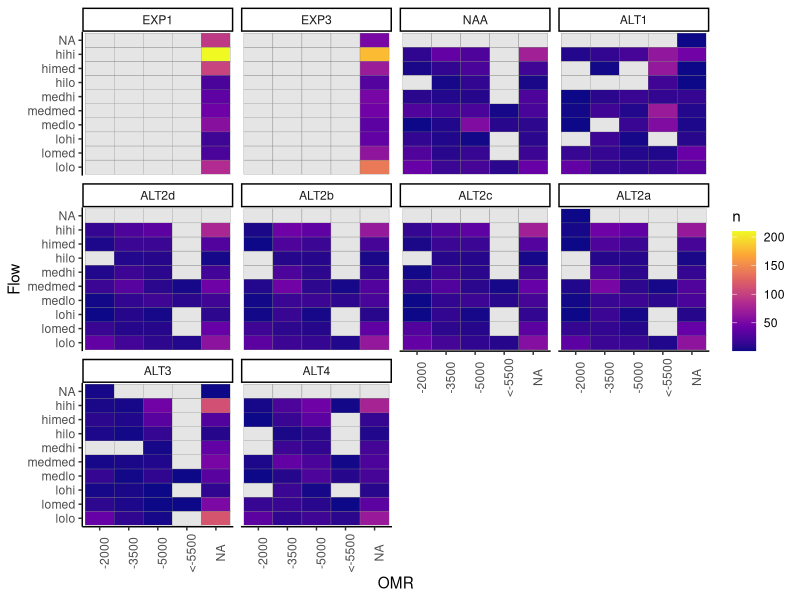
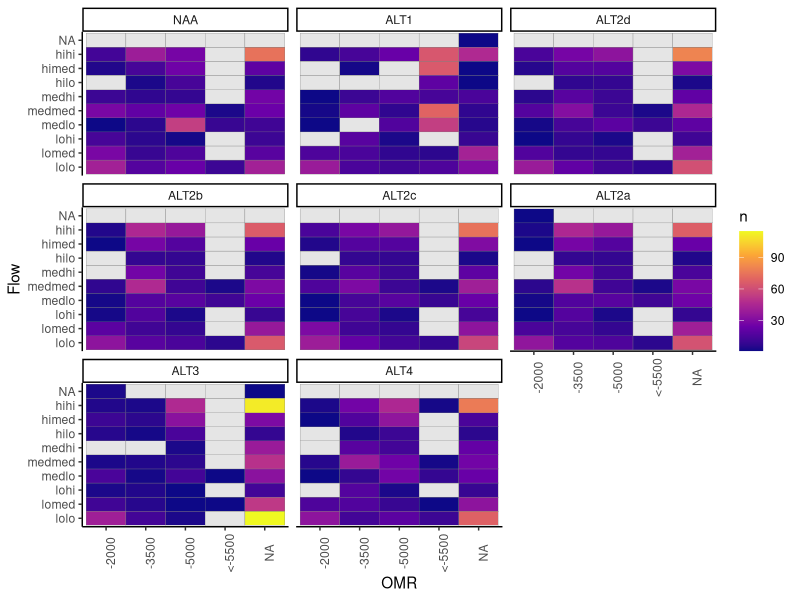
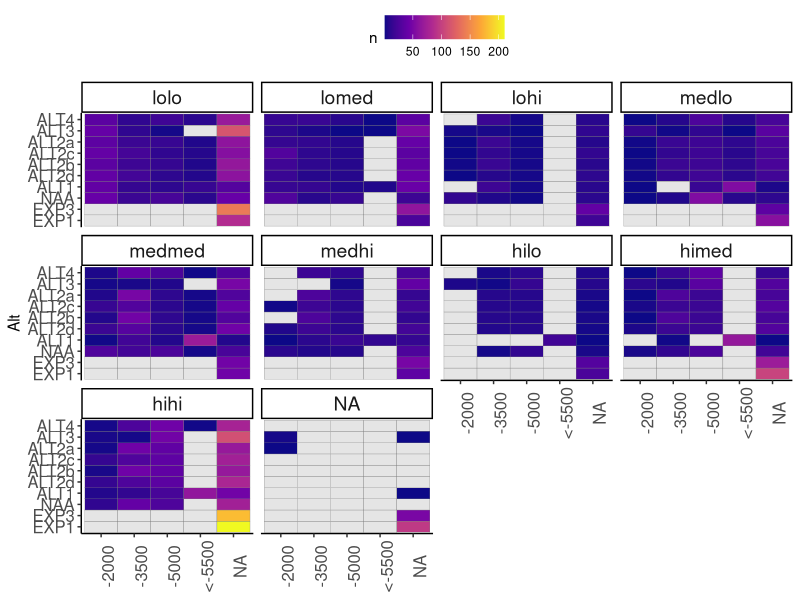
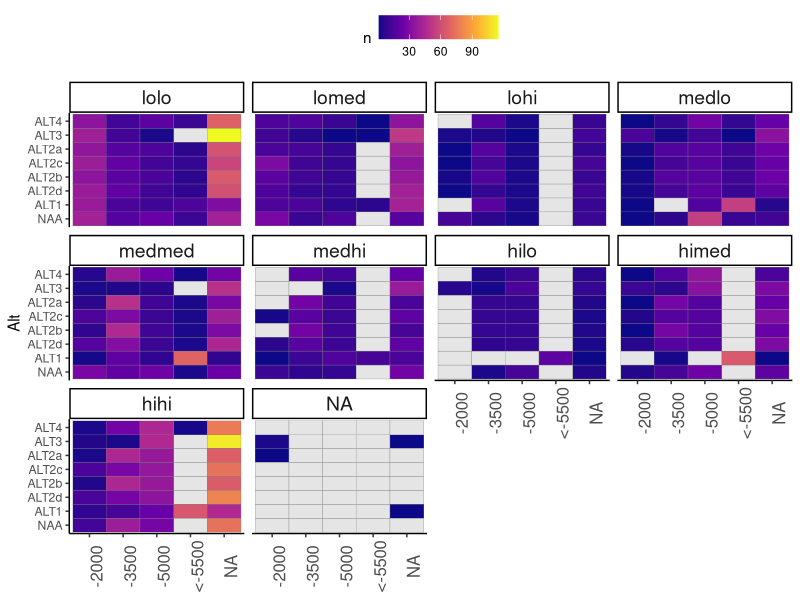
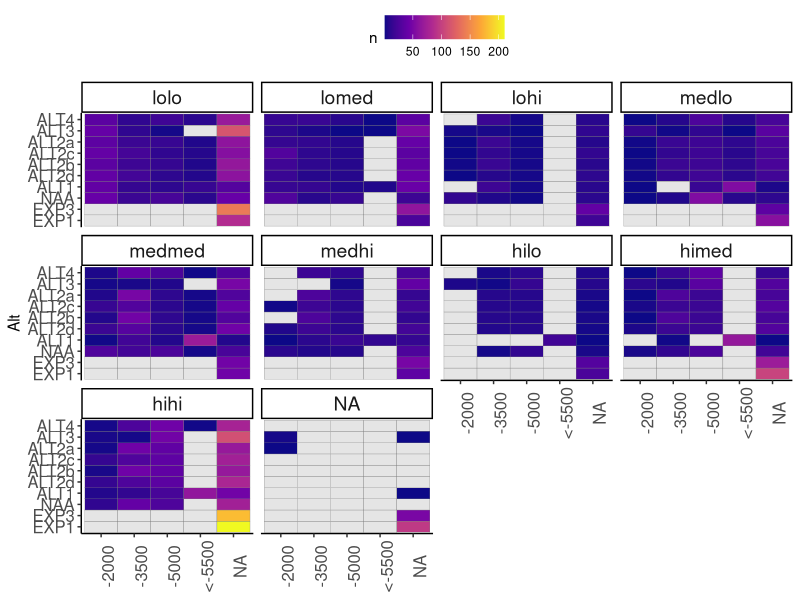
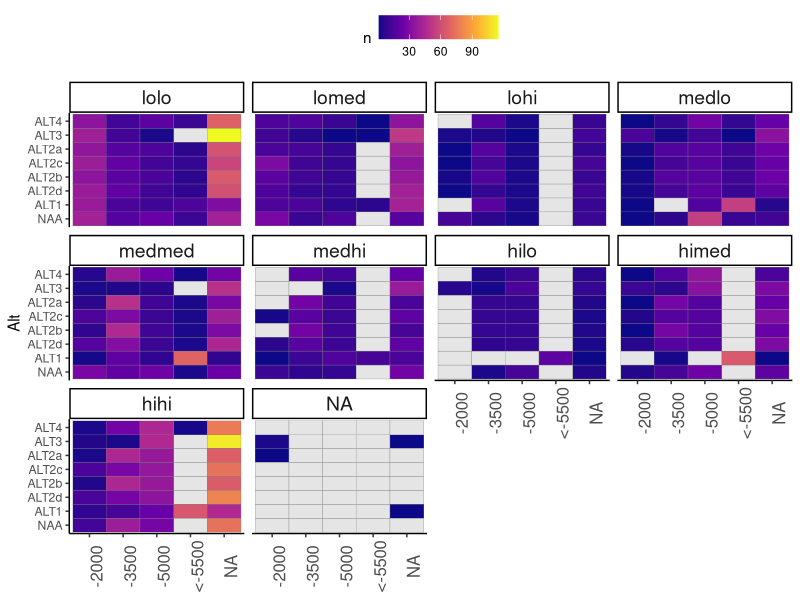

Source code (R) for these figures, in order: (Note: this script raises an error after producing the figures.)
##############################################
# Last updated 10/19/2023 by Catarina Pien (USBR)
# Calculate sample sizes for each alt in flow and OMR bins
# There is a version for the BA (Frequency) that needs to be edited
# and a version for ZOI which also applies to other analyses
#################################################

library(ggplot2)
library(dplyr)
library(readr)
library(readxl)
library(lubridate)
library(viridis)
library(tidyr)

# This part applies to both sections.
# Read data -------------------------------

# order
alt_order = c("EXP1", "EXP3", "NAA","ALT1",
              "ALT2d", "ALT2b", "ALT2c", "ALT2a", "ALT3", "ALT4")
col_order = c("Flow", "OMR", "OMR_range",  "EXP1", "EXP3", "NAA",
              "ALT1",
              "ALT2d", "ALT2b", "ALT2c", "ALT2a",
              "ALT3", "ALT4")
inflow_order = c("lolo", "lomed", "lohi", "medlo", "medmed", "medhi", "hilo", "himed", "hihi", "NA")
omr_order = c("< -3500", ">= -3500")

# read in data
bins <- read_excel("data_raw/calsim/Reclamation_2021LTO_SacR_SJR_OMR_Binning_rev01_20230929_result.xlsx", skip = 5)
# rename column names
colnames(bins) <- c("Date", "Flow_EXP1", "OMR_EXP1", "Flow_EXP3", "OMR_EXP3",
                    "Flow_NAA", "OMR_NAA", "Flow_ALT1", "OMR_ALT1",
                    "Flow_ALT2a", "OMR_ALT2a", "Flow_ALT2b", "OMR_ALT2b",
                    "Flow_ALT2c", "OMR_ALT2c", "Flow_ALT2d", "OMR_ALT2d",
                    "Flow_ALT3", "OMR_ALT3", "Flow_ALT4", "OMR_ALT4")
bins2 <- bins[-1,]

# Start here for ZOI analysis. Skip to BA section for BA analysis.
# ZOI -------------------------------
## reformat ----------------------
###  make long ---------

# use bins2 for looking at sample sizes for zone of influence
bins_long <-  bins2 %>%
  pivot_longer(
    -Date,
    cols_vary = "slowest",
    names_to = c(".value", "Alt"),
    names_sep = "_"
  ) %>%
  mutate(Month = month(Date))

## filter Dec-June --------
bins_months <- bins_long %>% filter(Month %in% c(12, 1, 2, 3, 4, 5, 6))

## calculate sample sizes -----------------

bins_summary_months <- bins_months %>%
  group_by(Flow, OMR, Alt) %>%
  summarize(n = n()) %>%
  ungroup() %>%
  mutate(Alt = factor(Alt, levels = alt_order ),
         Flow = factor(Flow, levels = inflow_order)) %>%
  arrange(Flow, OMR, Alt)

# fill in groups that have no samples; replace with zero
bins_summary_complete <- bins_summary_months %>%
  complete(Flow, OMR,
           nesting(Alt),
           fill = list(n = 0))

bins_summary_months_flowgroup <- bins_months %>%
  group_by(Flow, Alt) %>%
  summarize(n = n()) %>%
  ungroup() %>%
  mutate(Alt = factor(Alt, levels = alt_order ),
         Flow = factor(Flow, levels = inflow_order)) %>%
  arrange(Flow,Alt)

bins_summary_complete_flowgroup <- bins_summary_months_flowgroup %>%
  complete(Flow, nesting(Alt), fill = list(n=0))

# make tables ------------------------------------

# flowgroup only
bins_months_table_flowgroup <- bins_summary_complete_flowgroup %>%
  pivot_wider(names_from = "Alt", values_from = "n", values_fill = list(n = 0)) %>%
  arrange(Flow)%>%
  mutate(Flow = factor(Flow, levels = inflow_order))

# with OMR
bins_months_table <- bins_summary_complete %>%
  pivot_wider(names_from = "Alt", values_from = "n", values_fill = list(n = 0)) %>%
  arrange(Flow, OMR)%>%
  mutate(Flow = factor(Flow, levels = inflow_order),
         OMR_range = case_when(OMR == "-2000" ~ "-2500 to -1500",
                               OMR == "-3500" ~ "-4000 to -3000",
                               OMR == "-5000" ~ "-5500 to -4500",
                               OMR == "<-5500" ~ "less than -5500",
                               TRUE~"NA"))
bins_months_table_v2 <- bins_months_table[, col_order]

# calculate proportion in each group by alt
bins_months_prop_table_v2 <- bins_months_table_v2 %>%
  mutate(across(EXP1:ALT4, ~.x/sum(.x))) %>%
  mutate(across(EXP1:ALT4, ~round(.x,3)))

# calculate proportion NA
not_included <- bins_summary_complete %>%
  filter((Flow == "NA" | OMR == "NA") | (Flow == "NA" & OMR == "NA")) %>%
  group_by(Alt) %>%
  summarize(num =sum(n),
            prop = num/700)

# plot results --------------------------
bins_plotting <- bins_summary_complete %>%
  mutate(n = replace(n, n == 0, NA))

ggplot(bins_plotting) + geom_tile(aes(OMR, Flow, fill = n), color = "gray50") +
  facet_wrap(~Alt) +
  # scale_fill_viridis(option = "plasma") +
  scale_fill_viridis_c(na.value = "gray90", option = "plasma") +
  theme_classic() +
  theme(axis.text.x = element_text(angle = 90) )

ggplot(bins_plotting%>% filter(!Alt %in% c("EXP1", "EXP3"))) +
  geom_tile(aes(OMR, Flow, fill = n), color = "gray50") +
  facet_wrap(~Alt) +
  scale_fill_viridis_c(na.value = "gray90", option = "plasma") +
  theme_classic() +
  theme(axis.text.x = element_text(angle = 90) )

(plot_n_alts_omr_inflow_v2 <- ggplot(bins_plotting ) +
    geom_tile(aes(OMR, Alt, fill = n), color = "gray50") +
    facet_wrap(~Flow) +
    scale_fill_viridis_c(na.value = "gray90", option = "plasma") +
    theme_classic() +
    theme(axis.text.x = element_text(angle = 90, size = 12),
          axis.title.x = element_blank(),
          axis.text.y = element_text(size = 12),
          strip.text = element_text(size = 14),
          legend.position = "top"))

(plot_n_alts_omr_inflow_noexp_v2 <-ggplot(bins_plotting %>% filter(!Alt %in% c("EXP1", "EXP3"))) +
    geom_tile(aes(OMR, Alt, fill = n), color = "gray50") +
    facet_wrap(~Flow) +
    scale_fill_viridis_c(na.value = "gray90", option = "plasma") +
    theme_classic() +
    theme(axis.text.x = element_text(angle = 90, size = 12),
          axis.title.x = element_blank(),
          strip.text = element_text(size = 14),
          legend.position = "top"))



# export------------

## write plots------------
png("figures/plot_n_alts_omr_inflow_zoi.png", width = 8, height = 8, units = "in", res = 300, pointsize = 10)
plot_n_alts_omr_inflow_v2
dev.off()

png("figures/plot_n_alts_omr_inflow_no_exp_zoi.png", width = 8, height = 8, units = "in", res = 300, pointsize = 10)
plot_n_alts_omr_inflow_noexp_v2
dev.off()

## Write tables --------------------------
write_csv(bins_months_table_flowgroup, "data_export/flowbin_samplesizes_acrossalts_zoi.csv")
write_csv(bins_months_table, "data_export/bin_samplesizes_acrossalts_zoi.csv")
write_csv(bins_months_prop_table, "data_export/bin_prop_samplesizes_acrossalts_zoi.csv")












# This part applies to BA.
# BA bins include grouping all the "NA" values into separate bins.
# BA ------------------------
## reformat ----------------------
omr_bins <- read_excel("data_raw/calsim/Reclamation_2021LTO_OMR_rev01_20231010.xlsx", skip = 11)
bins2_flow <- dplyr::select(bins2, contains("Flow"))
bins_upd <- cbind(omr_bins, bins2_flow)

colnames(bins_upd) <- c("Date", "OMR_EXP1",  "OMR_EXP3","OMR_NAA",
                     "OMR_ALT1","OMR_ALT2a",
                    "OMR_ALT2b","OMR_ALT2c", "OMR_ALT2d","OMR_ALT3","OMR_ALT4",
                    "Flow_EXP1",  "Flow_EXP3", "Flow_NAA", "Flow_ALT1",
                    "Flow_ALT2a", "Flow_ALT2b", "Flow_ALT2c", "Flow_ALT2d",
                    "Flow_ALT3", "Flow_ALT4" )

###  make long ---------

# use bins_upd for looking at frequency in the BA
bins_long <-  bins_upd %>%
  pivot_longer(
    -Date,
    cols_vary = "slowest",
    names_to = c(".value", "Alt"),
    names_sep = "_"
  ) %>%
  mutate(Month = month(Date))

### filter Dec-June --------
bins_months <- bins_long %>% filter(Month %in% c(12, 1, 2, 3, 4, 5, 6))


### regroup OMR (freq analysis only) ---------
bins_freq <- bins_months %>%
  mutate(OMR_group = case_when(OMR >= -3500 ~ ">= -3500",
                               OMR < -3500 ~ "< -3500",
                               TRUE ~ "Other")) %>%
  rename(OMR_val = OMR,
         OMR = OMR_group)

# bins_freq <- bins_months %>%
#   mutate(OMR_group = case_when(OMR > -1500 ~ "positive",
#                                 OMR >= -2500 & OMR <=-1500 ~ "-2000",
#                                 OMR >= -4000 & OMR <=-3000 ~ "-3500",
#                                 OMR >= -5500 & OMR <=-4500 ~ "-5000",
#                                 OMR <=-5500 ~ "less than -5500",
#                                 TRUE ~ "Other")) %>%
#   rename(OMR_val = OMR,
#          OMR = OMR_group)

### calculate sample sizes -----------------
bins_summary_months <- bins_freq %>%
  group_by(Flow, OMR, Alt) %>%
  summarize(n = n()) %>%
  ungroup() %>%
  mutate(Alt = factor(Alt, levels = alt_order ),
         Flow = factor(Flow, levels = inflow_order),
         OMR = factor(OMR, levels = omr_order)) %>%
         # OMR = factor(OMR, levels = c("positive", "-2000", "-3500", "-5000", "less than -5500", "Other"))) %>%
  arrange(Flow, OMR, Alt)

# fill in groups that have no samples; replace with zero
bins_summary_complete <- bins_summary_months %>%
  complete(Flow, OMR,
           nesting(Alt),
           fill = list(n = 0))

## make tables ------------------------------------

# sample sizes
bins_months_table <- bins_summary_complete %>%
  pivot_wider(names_from = "Alt", values_from = "n", values_fill = list(n = 0)) %>%
  arrange(Flow, OMR)%>%
  mutate(Flow = factor(Flow, levels = inflow_order),
         OMR_range = case_when(OMR == "< -3500" ~ "less than -3500",
                               OMR == ">= -3500" ~ "greater than or equal to -3500"))
bins_months_table <- bins_months_table[, col_order]

# calculate proportion in each group by alt
bins_months_prop_table <- bins_months_table %>%
  mutate(across(EXP1:ALT4, ~.x/sum(.x))) %>%
  mutate(across(EXP1:ALT4, ~round(.x,3)))

# calculate proportion NA
not_included <- bins_summary_complete %>%
  # filter(OMR %in% c("Other", "positive")) %>%
  filter((Flow == "NA" | OMR == "Other") | (Flow == "NA" & OMR == "Other")) %>%
  group_by(Alt, OMR) %>%
  summarize(num =sum(n),
            prop = round(num/700,2))

# not_included_wide <- not_included %>%
#   select(-num) %>%
#   pivot_wider(names_from = "Alt", values_from = "prop")
# write_csv(not_included_wide, "data_export/data_not_included_allalts.csv")

## plot results --------------------------
bins_plotting <- bins_summary_complete %>%
  mutate(n = replace(n, n == 0, NA))

ggplot(bins_plotting) + geom_tile(aes(OMR, Flow, fill = n), color = "gray50") +
  facet_wrap(~Alt) +
  # scale_fill_viridis(option = "plasma") +
  scale_fill_viridis_c(na.value = "gray90", option = "plasma") +
  theme_classic() +
  theme(axis.text.x = element_text(angle = 90) )

ggplot(bins_plotting%>% filter(!Alt %in% c("EXP1", "EXP3"))) +
  geom_tile(aes(OMR, Flow, fill = n), color = "gray50") +
  facet_wrap(~Alt) +
  scale_fill_viridis_c(na.value = "gray90", option = "plasma") +
  theme_classic() +
  theme(axis.text.x = element_text(angle = 90) )

(plot_n_alts_omr_inflow <- ggplot(bins_plotting) +
    geom_tile(aes(OMR, Alt, fill = n), color = "gray50") +
    facet_wrap(~Flow) +
    scale_fill_viridis_c(na.value = "gray90", option = "plasma") +
    theme_classic() +
    theme(axis.text.x = element_text(angle = 90, size = 12),
          axis.title.x = element_blank(),
          axis.text.y = element_text(size = 12),
          strip.text = element_text(size = 14),
          legend.position = "top"))

(plot_n_alts_omr_inflow_noexp <-ggplot(bins_plotting %>% filter(!Alt %in% c("EXP1", "EXP3"))) +
    geom_tile(aes(OMR, Alt, fill = n), color = "gray50") +
    facet_wrap(~Flow) +
    scale_fill_viridis_c(na.value = "gray90", option = "plasma") +
    theme_classic() +
    theme(axis.text.x = element_text(angle = 90, size = 12),
          axis.title.x = element_blank(),
          strip.text = element_text(size = 14),
          legend.position = "top"))

## export------------

## write plots------------
png("figures/plot_n_alts_omr_inflow_freq.png", width = 8, height = 8, units = "in", res = 300, pointsize = 10)
plot_n_alts_omr_inflow
dev.off()

png("figures/plot_n_alts_omr_inflow_noexp_freq.png", width = 8, height = 8, units = "in", res = 300, pointsize = 10)
plot_n_alts_omr_inflow_noexp
dev.off()


## Write tables --------------------------
write_csv(bins_months_table, "data_export/bin_samplesizes_acrossalts_freq.csv")
write_csv(bins_months_prop_table, "data_export/bin_prop_samplesizes_acrossalts_freq.csv")


